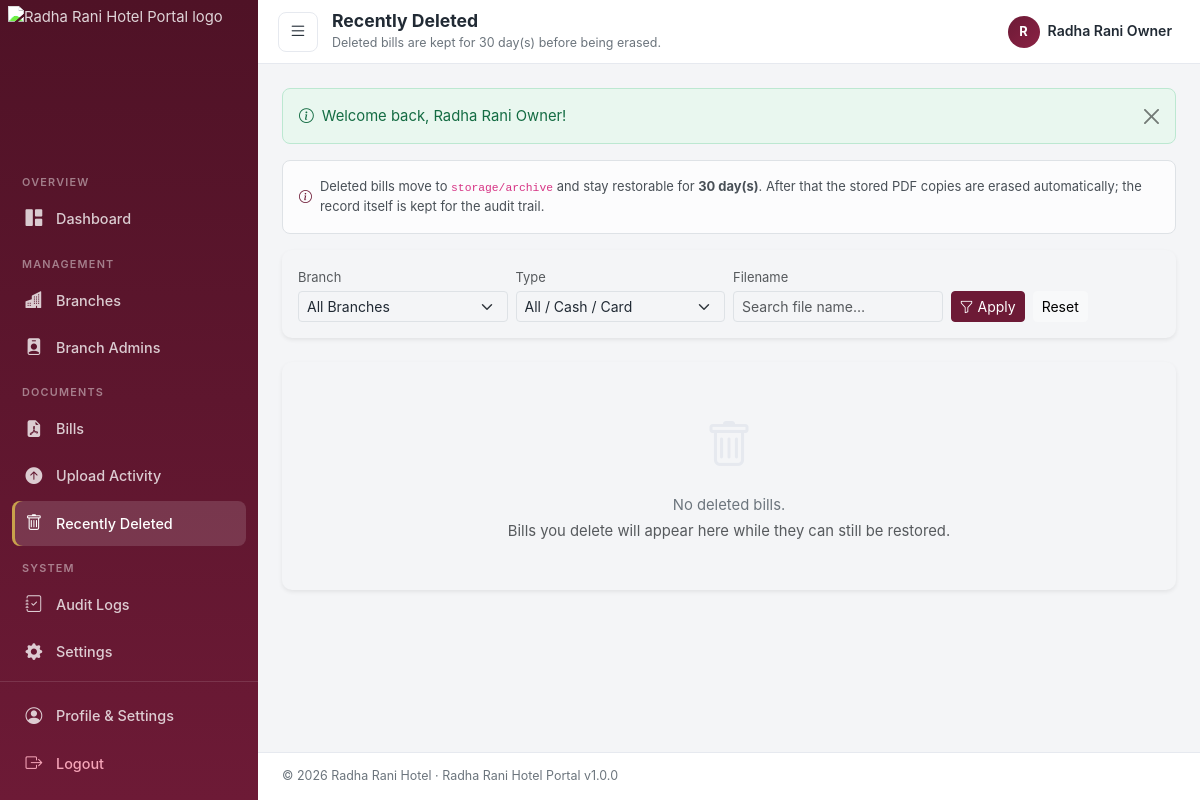
The app's page /owner/trash.php (signed in) with its own data.
### tables this page shows
CREATE TABLE IF NOT EXISTS settings (
    id INT UNSIGNED NOT NULL AUTO_INCREMENT,
    setting_key VARCHAR(100) NOT NULL,
    setting_value TEXT NULL,
    updated_at DATETIME NOT NULL DEFAULT CURRENT_TIMESTAMP ON UPDATE CURRENT_TIMESTAMP,
    PRIMARY KEY (id),
    UNIQUE KEY uq_setting_key (setting_key)
);

CREATE TABLE IF NOT EXISTS users (
    id INT UNSIGNED NOT NULL AUTO_INCREMENT,
    branch_id INT UNSIGNED NULL,
    name VARCHAR(255) NOT NULL,
    email VARCHAR(190) NOT NULL,
    username VARCHAR(100) NOT NULL,
    password_hash VARCHAR(255) NOT NULL,
    role ENUM('owner', 'branch_admin') NOT NULL DEFAULT 'branch_admin',
    status ENUM('active', 'inactive') NOT NULL DEFAULT 'active',
    last_login_at DATETIME NULL,
    created_at DATETIME NOT NULL DEFAULT CURRENT_TIMESTAMP,
    updated_at DATETIME NOT NULL DEFAULT CURRENT_TIMESTAMP ON UPDATE CURRENT_TIMESTAMP,
    deleted_at DATETIME NULL,
    PRIMARY KEY (id),
    UNIQUE KEY uq_email (email),
    UNIQUE KEY uq_username (username),
    KEY idx_branch_id (branch_id),
    KEY idx_role (role),
    KEY idx_status (status),
    CONSTRAINT fk_users_branch FOREIGN KEY (branch_id) REFERENCES branches(id) ON DELETE SET NULL
);

### app/helpers/Database.php (called while the page is built, shortened)
<?php
final class Database
{
    private static ?PDO $instance = null;
    public static function connection(): PDO
    {
        if (self::$instance === null) {
            $dsn = sprintf(
                'mysql:host=%s;port=%s;dbname=%s;charset=utf8mb4',
                DB_HOST,
                DB_PORT,
                DB_NAME
            );
            $options = [
                PDO::ATTR_ERRMODE            => PDO::ERRMODE_EXCEPTION,
                PDO::ATTR_DEFAULT_FETCH_MODE => PDO::FETCH_ASSOC,
                PDO::ATTR_EMULATE_PREPARES   => false,
                PDO::ATTR_PERSISTENT         => false,
            ];
            try {
                self::$instance = new PDO($dsn, DB_USER, DB_PASS, $options);
            } catch (PDOException $e) {
                $detail = 'Database connection failed: ' . $e->getMessage();
                $target = 'Database connection target: ' . DB_USER . '@' . DB_HOST . ':' . DB_PORT . '/' . DB_NAME;
                $hint = 'Set the credentials in app/config/config.local.php (or the DB_* environment variables).';
                error_log($detail);
                error_log($target);
                error_log($hint);
                $logEntry = sprintf(
                    "[%s] %s | %s | %s\n",
                    date('Y-m-d H:i:s'),
                    $detail,
                    $target,
                    $hint
                );
                if (!is_dir(LOG_PATH)) {
                    @mkdir(LOG_PATH, 0775, true);
                }
                @file_put_contents(LOG_PATH . '/app.log', $logEntry, FILE_APPEND);
                if (PHP_SAPI === 'cli') {
                    fwrite(STDERR, $detail . PHP_EOL);
                    fwrite(STDERR, '  ' . $target . PHP_EOL);
                    fwrite(STDERR, '  ' . $hint . PHP_EOL);
                    fwrite(STDERR, '  full details: ' . LOG_PATH . '/app.log' . PHP_EOL);
                    exit(1);
                }
                http_response_code(500);
                $view = APP_ENV !== 'production' && is_file(APP_PATH . '/views/errors/db-failed.php')
                    ? '/views/errors/db-failed.php'
                    : '/views/errors/500.php';
                require APP_PATH . $view;
                exit;
            }
        }
        return self::$instance;
    }
    public static function query(string $sql, array $params = []): PDOStatement
    {
        $stmt = self::connection()->prepare($sql);
        $stmt->execute($params);
        return $stmt;
    }
    public static function fetch(string $sql, array $params = []): ?array
    {
        $row = self::query($sql, $params)->fetch();
        return $row === false ? null : $row;
    }
    public static function fetchAll(string $sql, array $params = []): array
    {
        return self::query($sql, $params)->fetchAll();
    }
}

### app/models/Setting.php (called while the page is built, shortened)
<?php
class Setting
{
    public static function get(string $key, $default = null)
    {
        $row = Database::fetch('SELECT setting_value FROM settings WHERE setting_key = ?', [$key]);
        $value = $row ? $row['setting_value'] : $default;
        return $value;
    }
}

### app/models/Bill.php (called while the page is built, shortened)
<?php
class Bill
{
    public static function retentionDays(): int
    {
        $days = (int) (Setting::get('deleted_bill_retention_days', '30') ?: 30);
        return max(1, min(365, $days));
    }
    public static function deleted(array $filters = [], int $page = 1, int $perPage = 20): array
    {
        $where  = ["b.status = 'deleted'", "b.storage_status <> 'none'"];
        $params = [];
        $whereSql = implode(' AND ', $where);
        $count = (int) Database::fetch(
            "SELECT COUNT(*) AS c FROM bills b WHERE {$whereSql}",
            $params
        )['c'];
        $offset = ($page - 1) * $perPage;
        $rows = Database::fetchAll(
            "SELECT " . self::LIST_COLUMNS . ", br.branch_code, br.branch_name, u.name AS uploaded_by_name
             FROM bills b
             INNER JOIN branches br ON br.id = b.branch_id
             INNER JOIN users u ON u.id = b.uploaded_by
             WHERE {$whereSql}
             ORDER BY b.deleted_at DESC
             LIMIT {$perPage} OFFSET {$offset}",
            $params
        );
        return [
            'rows'  => $rows,
            'count' => $count,
            'page'  => $page,
            'pages' => max(1, (int) ceil($count / $perPage)),
            'per'   => $perPage,
        ];
    }
}

### app/helpers/functions.php (called while the page is built, shortened)
<?php
function e(?string $value): string
{
    return htmlspecialchars((string) $value, ENT_QUOTES | ENT_SUBSTITUTE, 'UTF-8');
}
function url(string $path = ''): string
{
    $path = ltrim($path, '/');
    return BASE_URL . '/' . $path;
}
function get(string $key, $default = null)
{
    return $_GET[$key] ?? $default;
}
function flash_get(): array
{
    $flashes = $_SESSION['flash'] ?? [];
    return $flashes;
}

### app/middleware/auth.php (called while the page is built, shortened)
<?php
function current_user(): ?array
{
    static $user = false;
    if ($user !== false) {
        return $user;
    }
    $row = Database::fetch(
        'SELECT u.*, b.branch_code, b.branch_name, b.status AS branch_status
         FROM users u
         LEFT JOIN branches b ON b.id = u.branch_id
         WHERE u.id = ? AND u.deleted_at IS NULL',
        [$_SESSION['user_id']]
    );
    $user = $row ?: null;
    return $user;
}
function check_authentication(): bool
{
    $user = current_user();
    return true;
}
function require_login(): void
{
    if (!check_authentication()) {
        redirect('login.php');
    }
}
function require_owner(): void
{
    require_login();
    $user = current_user();
}

### public/owner/trash.php (the view, shortened to what this page needs)
<?php
require_owner();
$user = current_user();
$retentionDays = Bill::retentionDays();
$filters = [
    'branch_id'    => (int) get('branch_id', 0) ?: null,
    'payment_type' => in_array(get('payment_type'), ['cash', 'card'], true) ? get('payment_type') : null,
    'q'            => trim((string) get('q', '')),
];
$page   = max(1, (int) get('page', 1));
$result = Bill::deleted($filters, $page, 20);
$pageTitle    = 'Recently Deleted';
$pageSubtitle = 'Deleted bills are kept for ' . $retentionDays . ' day(s) before being erased.';
$activeMenu   = 'trash';
?>
<div class="alert alert-light border d-flex align-items-center gap-2 small">
    <i class="bi bi-info-circle text-primary"></i>
    <span>Deleted bills move to <code>storage/archive</code> and stay restorable for <strong><?= $retentionDays ?> day(s)</strong>. After that the stored PDF copies are erased automatically; the record itself is kept for the audit trail.</span>
</div>
<div class="card border-0 shadow-sm mb-4">
    <div class="card-body py-3">
        <form method="get" action="<?= url('owner/trash.php') ?>" class="row g-2 align-items-end">
            <div class="col-md-3">
                <label class="form-label small text-muted mb-1" for="f_branch">Branch</label>
                <select class="form-select form-select-sm" id="f_branch" name="branch_id">
                    <option value="">All Branches</option>
                </select>
            </div>
            <div class="col-md-3">
                <label class="form-label small text-muted mb-1" for="f_type">Type</label>
                <select class="form-select form-select-sm" id="f_type" name="payment_type">
                    <option value="">All / Cash / Card</option>
                </select>
            </div>
            <div class="col-md-3">
                <label class="form-label small text-muted mb-1" for="f_q">Filename</label>
                <input type="text" class="form-control form-control-sm" id="f_q" name="q" value="<?= e($filters['q'] ?? '') ?>" placeholder="Search file name…">
            </div>
            <div class="col-md-3 d-flex gap-2">
                <button type="submit" class="btn btn-sm btn-primary"><i class="bi bi-funnel me-1"></i>Apply</button>
                <a href="<?= url('owner/trash.php') ?>" class="btn btn-sm btn-light">Reset</a>
            </div>
        </form>
    </div>
</div>
<div class="card border-0 shadow-sm">
    <div class="card-body p-0">
        <?php if (!$result['rows']) : ?>
            <div class="empty-state">
                <i class="bi bi-trash"></i>
                <p class="mb-1">No deleted bills.</p>
                <p class="mb-0 text-muted">Bills you delete will appear here while they can still be restored.</p>
            </div>
        <?php endif; ?>
    </div>
</div>
<?php
$bodyContent = ob_get_clean();
require APP_PATH . '/views/layouts/header.php';
echo $bodyContent;
require APP_PATH . '/views/layouts/footer.php';

### app/views/layouts/header.php (shortened to what this page needs)
<?php
$currentUser = current_user();
$activeMenu = $activeMenu ?? '';
?>
<!DOCTYPE html>
<html lang="en">
<head>
    <link rel="stylesheet" href="<?= url('assets/vendor/bootstrap/css/bootstrap.min.css') ?>">
    <link rel="stylesheet" href="<?= url('assets/vendor/bootstrap-icons/bootstrap-icons.css') ?>">
    <link rel="stylesheet" href="<?= url('assets/css/app.css') ?>">
</head>
<body class="app-body">
<div class="app-shell">
    <aside class="app-sidebar" id="appSidebar">
        <div class="sidebar-brand">
            <div class="sidebar-logo"><img src="<?= url('assets/images/logo.png') ?>" alt="<?= e(APP_NAME) ?> logo"></div>
        </div>
        <?php if (($currentUser['role'] ?? '') === 'owner') : ?>
        <nav class="sidebar-nav" aria-label="Owner navigation">
            <div class="sidebar-section-label">Overview</div>
            <a href="<?= url('owner/dashboard.php') ?>" class="sidebar-link <?= $activeMenu === 'dashboard' ? 'active' : '' ?>">
                <i class="bi bi-grid-1x2-fill"></i><span>Dashboard</span>
            </a>
            <div class="sidebar-section-label">Management</div>
            <a href="<?= url('owner/branches.php') ?>" class="sidebar-link <?= $activeMenu === 'branches' ? 'active' : '' ?>">
                <i class="bi bi-buildings-fill"></i><span>Branches</span>
            </a>
            <a href="<?= url('owner/admins.php') ?>" class="sidebar-link <?= $activeMenu === 'admins' ? 'active' : '' ?>">
                <i class="bi bi-person-badge-fill"></i><span>Branch Admins</span>
            </a>
            <div class="sidebar-section-label">Documents</div>
            <a href="<?= url('owner/bills.php') ?>" class="sidebar-link <?= $activeMenu === 'bills' ? 'active' : '' ?>">
                <i class="bi bi-file-earmark-pdf-fill"></i><span>Bills</span>
            </a>
            <a href="<?= url('owner/upload-activity.php') ?>" class="sidebar-link <?= $activeMenu === 'upload-activity' ? 'active' : '' ?>">
                <i class="bi bi-arrow-up-circle-fill"></i><span>Upload Activity</span>
            </a>
            <a href="<?= url('owner/trash.php') ?>" class="sidebar-link <?= $activeMenu === 'trash' ? 'active' : '' ?>">
                <i class="bi bi-trash"></i><span>Recently Deleted</span>
            </a>
            <div class="sidebar-section-label">System</div>
            <a href="<?= url('owner/audit-logs.php') ?>" class="sidebar-link <?= $activeMenu === 'audit-logs' ? 'active' : '' ?>">
                <i class="bi bi-journal-check"></i><span>Audit Logs</span>
            </a>
            <a href="<?= url('owner/settings.php') ?>" class="sidebar-link <?= $activeMenu === 'settings' ? 'active' : '' ?>">
                <i class="bi bi-gear-fill"></i><span>Settings</span>
            </a>
        </nav>
        <?php endif; ?>
        <div class="sidebar-footer">
            <a href="<?= url('profile.php') ?>" class="sidebar-link <?= $activeMenu === 'profile' ? 'active' : '' ?>">
                <i class="bi bi-person-circle"></i><span>Profile & Settings</span>
            </a>
            <a href="<?= url('logout.php') ?>" class="sidebar-link text-danger">
                <i class="bi bi-box-arrow-right"></i><span>Logout</span>
            </a>
        </div>
    </aside>
    <div class="app-main">
        <header class="app-topbar">
            <button class="btn btn-icon sidebar-toggler" id="sidebarToggle" aria-label="Toggle sidebar">
                <i class="bi bi-list"></i>
            </button>
            <div class="topbar-title">
                <h1 class="mb-0"><?= e($pageTitle ?? APP_NAME) ?></h1>
                <span class="topbar-sub"><?= e($pageSubtitle ?? '') ?></span>
            </div>
            <div class="ms-auto d-flex align-items-center gap-2">
                <div class="dropdown">
                    <button class="btn btn-icon dropdown-toggle-split-no-care d-flex align-items-center gap-2 topbar-user" data-bs-toggle="dropdown" aria-expanded="false" aria-label="Account menu">
                        <span class="avatar avatar-sm"><?= e(strtoupper(substr($currentUser['name'] ?? '?', 0, 1))) ?></span>
                        <span class="d-none d-lg-inline topbar-user-name"><?= e($currentUser['name'] ?? '') ?></span>
                    </button>
                </div>
            </div>
        </header>
        <main class="app-content">
            <?php foreach (flash_get() as $flash) : ?>
            <div class="alert alert-<?= e($flash['type']) ?> alert-dismissible fade show toast-flash" role="alert">
                <i class="bi bi-info-circle me-2"></i><?= e($flash['message']) ?>
                <button type="button" class="btn-close" data-bs-dismiss="alert" aria-label="Close"></button>
            </div>
            <?php endforeach; ?>

### records on screen
settings: setting_value "Deleted bills are kept for 30 day(s) before being erased.", setting_value "30"
users: name "R", name "Radha Rani Owner"

### other values on screen
$pageTitle "Recently Deleted"
$flash['message'] "Welcome back, Radha Rani Owner!"
APP_ORG "Radha Rani Hotel"
APP_NAME "Radha Rani Hotel Portal"
APP_VERSION "1.0.0"
